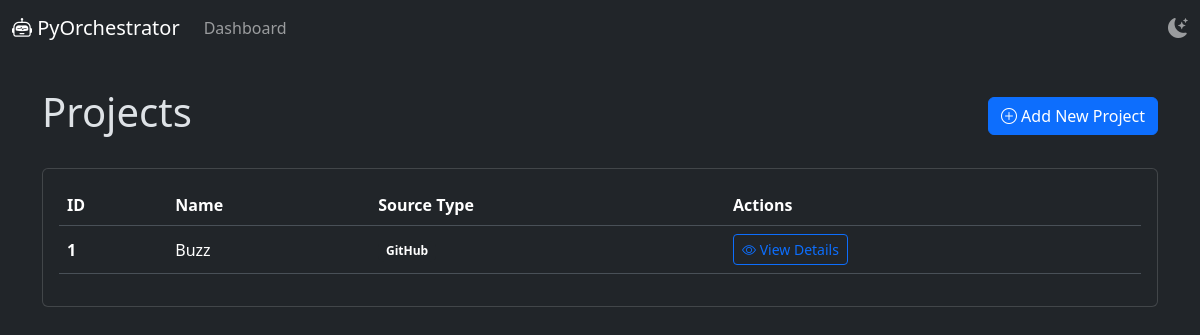
The page / on the database its author committed.
### app/models/project.py (models this page shows)
class Project(Base):
    __tablename__ = "projects"
    id = Column(Integer, primary_key=True, index=True)
    name = Column(String, unique=True, index=True)
    source_type = Column(String)
    source_url = Column(String, nullable=True)
    source_path = Column(String, nullable=True)
    main_script = Column(String)
    arguments = Column(String, nullable=True)
    environment_type = Column(String)
    schedules = relationship("Schedule", back_populates="project", cascade="all, delete-orphan")
    runs = relationship("Run", back_populates="project", cascade="all, delete-orphan")

### app/main.py (the view)
@app.get("/", response_class=HTMLResponse)
async def dashboard(request: Request, db: Session = Depends(get_db)):
    projects_data = crud_project.get_projects(db)
    logger.info("Dashboard accessed.")
    return templates.TemplateResponse("index.html", {
        "request": request,
        "projects": projects_data
    })

### templates/index.html (shortened to what this page needs)
{% extends "base.html" %}
{% block content %}
<div class="d-flex justify-content-between align-items-center mb-4">
    <h1>Projects</h1>
    <a href="/projects/add" class="btn btn-primary"><i class="bi bi-plus-circle"></i> Add New Project</a>
</div>
<div class="card">
    <div class="card-body">
        <table class="table table-hover align-middle">
            <thead>
                <tr>
                    <th scope="col">ID</th>
                    <th scope="col">Name</th>
                    <th scope="col">Source Type</th>
                    <th scope="col">Actions</th>
                </tr>
            </thead>
            <tbody>
                {% for project in projects %}
                <tr>
                    <th scope="row">{{ project.id }}</th>
                    <td>{{ project.name }}</td>
                    <td>
                        {% if project.source_type == 'GitHub' %}
                        <span class="badge bg-dark">GitHub</span>
                        {% else %}
                        <span class="badge bg-secondary">Local</span>
                        {% endif %}
                    </td>
                    <td>
                        <a href="/projects/{{ project.id }}" class="btn btn-sm btn-outline-primary"><i class="bi bi-eye"></i> View Details</a>
                    </td>
                </tr>
                {% endfor %}
            </tbody>
        </table>
    </div>
</div>
{% endblock %}

### templates/base.html (style rules this page uses)
body { min-height: 100vh; }

### rows shown on the page
Project: id "1", name "Buzz", source_type "GitHub"
